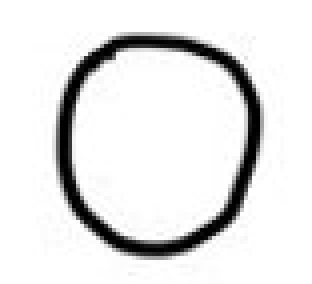
#> input picture testing/0.jpg, 78 x 71 px (shown 4 times larger); its folder holds 4 pictures in this run
$ python Excecute.py
#> lines starting #> are read from the running program, lines starting #| are printed output that depends on the picture; after the words box and inside, x2 and y2 are one past the last pixel; in counts of white or black regions, pixels touching at a corner belong together
import cv2
import numpy as np
import matplotlib.pyplot as plt
from PIL import Image
import os
import csv
import pandas as pd
#from Symmetry import Dict
import pandas as pd
from sklearn import svm
from sklearn.model_selection import train_test_split
from sklearn.metrics import accuracy_score
from sklearn.neighbors import KNeighborsClassifier
from sklearn import tree

image_path = 'testing'
width = 128
height = 128
dim = (width,height)

Dict2 = []
with open("exec.csv", "r") as data:
#> (reads exec.csv from the repository)
    for line in csv.DictReader(data):
        Dict2.append(line)

for x in os.listdir(image_path):
    #print(x)
    #cropped_path = "cropped_images/"+x
    resized_path = "testing_resized/"+x
    src = cv2.imread(image_path+'//'+x)
#> src is the input picture: shape (71, 78, 3); min 0, max 255, mean 228.8

    image = cv2.cvtColor(src, cv2.COLOR_BGR2GRAY)
    img_thresh =cv2.threshold(image,0,255,cv2.THRESH_BINARY)[1]
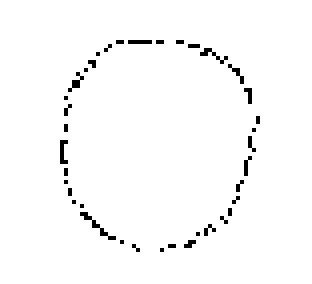
#> img_thresh: shape (71, 78) (shown 4 times larger); 97.9% white; black in thin lines or dots, all inside (x1, y1, x2, y2) = (15, 10, 65, 63)
    img_binary = cv2.bitwise_not(img_thresh)


    x1,y1,w,h = cv2.boundingRect(img_binary)
#> x1 = 15; y1 = 10; w = 50; h = 53
    x2 = x1+w
#> x2 = 65
    y2 = y1+h
#> y2 = 63

    start = (x1, y1)
#> start = (15, 10)
    end = (x2, y2)
#> end = (65, 63)
    colour = (255, 255,255)
    thickness = 2

    rectangle_img = cv2.rectangle(src, start, end, colour, thickness)
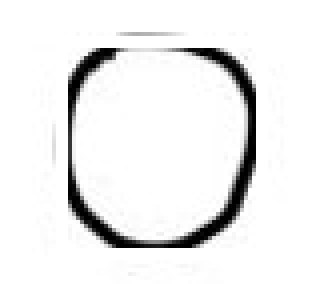
#> rectangle_img: shape (71, 78, 3) (shown 4 times larger); min 0, max 255, mean 236.6
   # print("x1:", x1, "x2:", x2, "y1:", y1, "y2:", y2)
    cropped = image[y1:y2,x1:x2]
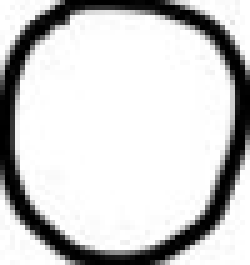
#> cropped: shape (53, 50) (shown 5 times larger); min 0, max 255, mean 205
    resize = cv2.resize(cropped,dim)
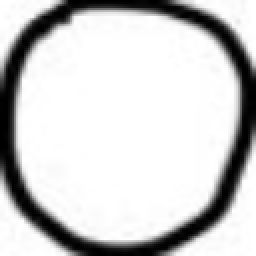
#> resize: shape (128, 128) (shown 2 times larger); min 0, max 255, mean 204.9
    #cv2.imwrite(cropped_path,cropped)
    cv2.imwrite(resized_path,resize)
#> pass 2 of the loop `for x in os.listdir(image_path):`:
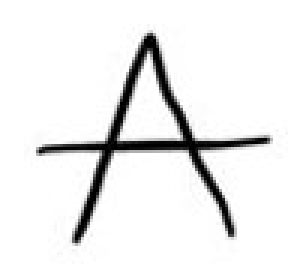
#> input picture testing/10.jpg, 102 x 90 px (shown 3 times larger)
#> src is the input picture: shape (90, 102, 3); min 0, max 255, mean 236.5
#> image: shape (90, 102)
#> `img_thresh =cv2.threshold(image,0,255,cv2.THRESH_BINARY)[1]`:
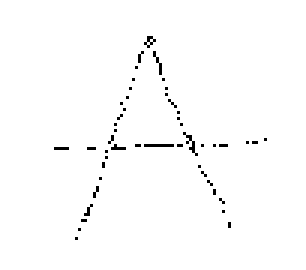
#> img_thresh: shape (90, 102) (shown 3 times larger); 98.7% white; black in thin lines or dots, all inside (x1, y1, x2, y2) = (18, 12, 89, 80)
#> x1 = 18; y1 = 12; w = 71; h = 68
#> x2 = 89
#> y2 = 80
#> start = (18, 12)
#> end = (89, 80)
#> rectangle_img: shape (90, 102, 3)
#> cropped: shape (68, 71)
#> `resize = cv2.resize(cropped,dim)`:
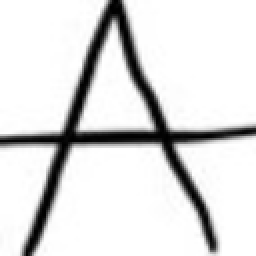
#> resize: shape (128, 128) (shown 2 times larger); min 0, max 255, mean 221
#> pass 3 of the loop `for x in os.listdir(image_path):`:
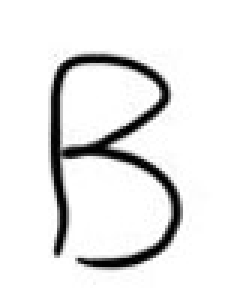
#> input picture testing/11.jpg, 75 x 96 px (shown 3 times larger)
#> src is the input picture: shape (96, 75, 3); min 0, max 255, mean 230
#> image: shape (96, 75)
#> `img_thresh =cv2.threshold(image,0,255,cv2.THRESH_BINARY)[1]`:
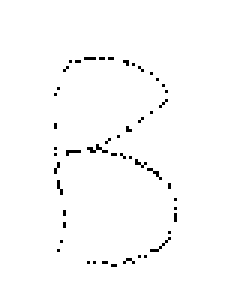
#> img_thresh: shape (96, 75) (shown 3 times larger); 98.4% white; black in thin lines or dots, all inside (x1, y1, x2, y2) = (18, 19, 59, 89)
#> y1 = 19; w = 41; h = 70
#> x2 = 59
#> y2 = 89
#> start = (18, 19)
#> end = (59, 89)
#> rectangle_img: shape (96, 75, 3)
#> cropped: shape (70, 41)
#> `resize = cv2.resize(cropped,dim)`:
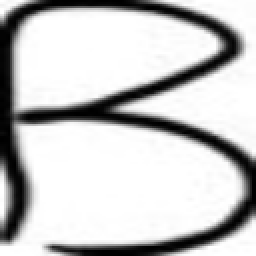
#> resize: shape (128, 128) (shown 2 times larger); min 0, max 255, mean 197.8
#> the loop made 4 passes; the first 3 are shown

def projHistE():
    counter = 0
#> counter = 0

#> (the run stopped early here; a loop or call above may not have finished)
